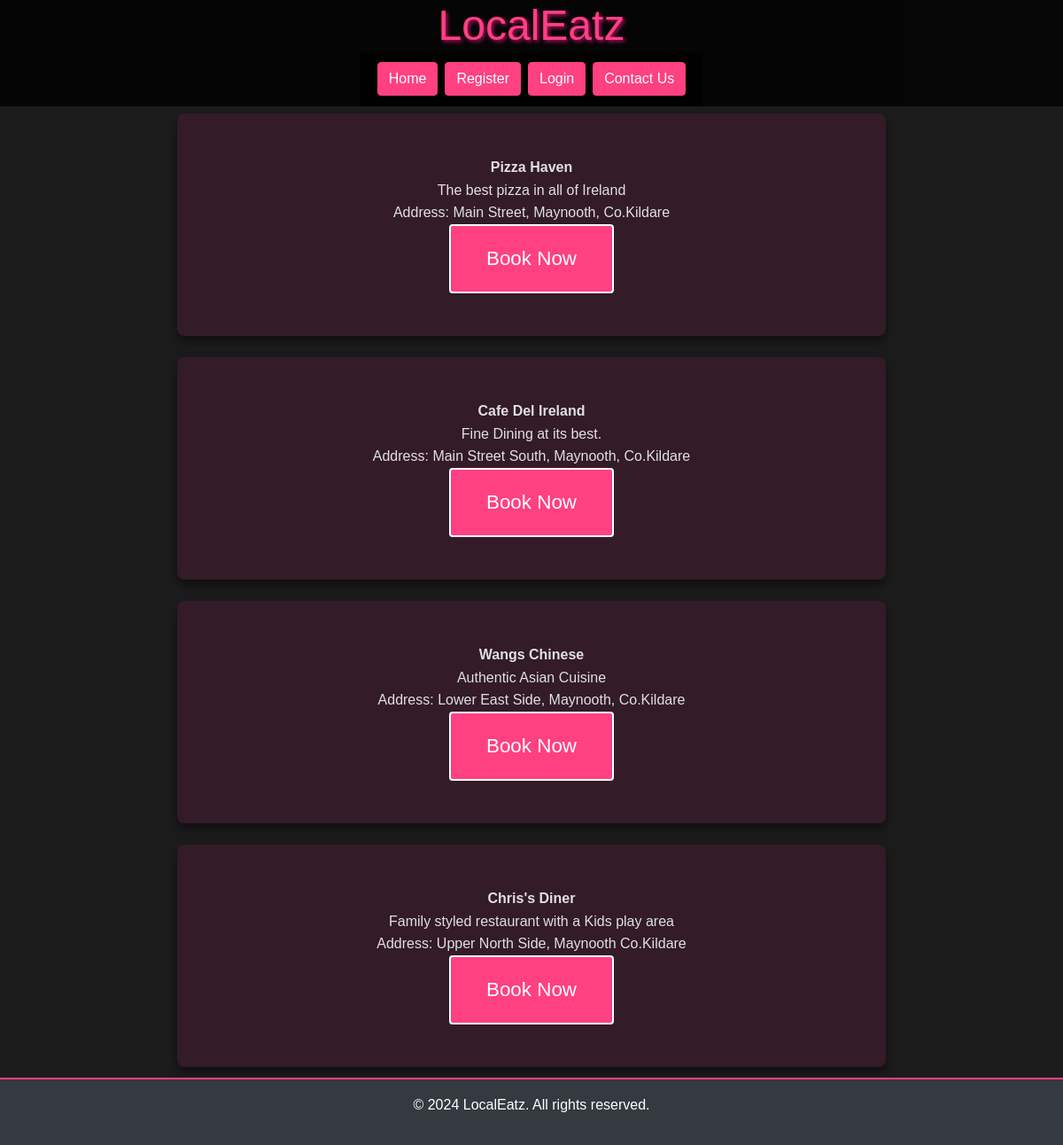
The page / on the database its author committed.
### restaurants/models.py (models this page shows, shortened)
class Restaurant(models.Model):
    name = models.CharField(max_length=255)
    address = models.CharField(max_length=255)
    description = models.TextField(blank=True)
    max_tables = models.IntegerField(default=3)

### restaurants/views.py (the view)
# urls.py: 2. Add a URL to urlpatterns:  path('', views.home, name='home')
def home(request):
    restaurants = Restaurant.objects.all()  # Get all restaurant objects
    return render(request, 'home.html', {'restaurants': restaurants})

### restaurants/templates/home.html (shortened to what this page needs)
{% extends 'base.html' %}
{% block content %}
<ul class="restaurant-list">
    {% for restaurant in restaurants %}
        <li class="restaurant-item">
            <strong>{{ restaurant.name }}</strong><br>
            {{ restaurant.description }}<br>
            Address: {{ restaurant.address }}<br>
            <a href="{% url 'book_table' restaurant.id %}" class="book-now-button">Book Now</a>
        </li>
    {% empty %}
        <li>No restaurants available.</li>
    {% endfor %}
</ul>
{% endblock %}

### restaurants/templates/base.html (shortened to what this page needs)
{% load static %}
{% url 'account_login' as login_url %}
{% url 'account_signup' as signup_url %}
{% url 'account_logout' as logout_url %}
{% url 'about' as about_url %}
<!DOCTYPE html>
<html lang="en">
<head>
    <link rel="stylesheet" href="https://stackpath.bootstrapcdn.com/bootstrap/4.5.2/css/bootstrap.min.css">
    <link rel="stylesheet" type="text/css" href="{% static 'css/styles.css' %}">
</head>
<body>
    <header class="d-flex flex-column align-items-center">
        <h1>LocalEatz</h1>
        <nav class="navbar navbar-expand-lg navbar-dark" style="background-color: rgba(0, 0, 0, 0.8);">
            <div class="collapse navbar-collapse justify-content-center" id="navbarNav">
                <ul class="navbar-nav">
                    {% if user.is_authenticated %}
                    <li class="nav-item">
                        <a href="{% url 'home' %}" class="btn btn-primary m-1">Home</a>
                    </li>
                    <li class="nav-item">
                        <a class="btn btn-primary m-1" href="{% url 'my_bookings' %}">My Bookings</a>
                    </li>
                    <li class="nav-item">
                        <a class="btn btn-primary m-1" href="{% url 'account_logout' %}">Logout</a>
                    </li>
                    <li class="nav-item">
                        <a class="btn btn-primary m-1" href="{% url 'about' %}">Contact Us</a>
                    </li>
                    {% else %}
                    <li class="nav-item">
                        <a href="{% url 'home' %}" class="btn btn-primary m-1">Home</a>
                    </li>
                    <li class="nav-item">
                        <a class="btn btn-primary m-1" href="{% url 'account_signup' %}">Register</a>
                    </li>
                    <li class="nav-item">
                        <a class="btn btn-primary m-1" href="{% url 'account_login' %}">Login</a>
                    </li>
                    <li class="nav-item">
                        <a class="btn btn-primary m-1" href="{% url 'about' %}">Contact Us</a>
                    </li>
                    {% endif %}
                </ul>
            </div>
        </nav>
    </header>
    <main>
        {% block content %}{% endblock %}
    </main>
    <footer class="bg-dark text-center text-white py-3">
        <p>&copy; 2024 LocalEatz. All rights reserved.</p>
    </footer>
</body>
</html>

### static/css/styles.css (style rules this page uses)
* { margin: 0; padding: 0; box-sizing: border-box; }
body { font-family: 'Arial', sans-serif; background: #1c1c1c; color: #e0e0e0; line-height: 1.6; padding: 0; margin: 0; }
header { background: rgba(0, 0, 0, 0.8); color: #ff4081; text-align: center; position: fixed; width: 100%; top: 0; left: 0; z-index: 1000; }
header h1 { font-size: 2rem; margin: 0; text-shadow: 2px 2px 4px rgba(255, 20, 147, 0.7); }
.btn-primary { background-color: #ff4081; color: #fff; border-radius: 4px; border-color: #ff4081; }
main { padding: 4rem 1rem 4rem !important; margin-top: 4rem; }
.restaurant-list { list-style: none; padding: 0; }
.restaurant-item { background: rgba(255, 20, 147, 0.1); border-radius: 8px; padding: 1.5rem; margin-bottom: 1.5rem; box-shadow: 0 6px 12px rgba(0, 0, 0, 0.5); text-align: center; transition: background 0.3s ease, transform 0.3s ease; }
.book-now-button { display: inline-block; background: #ff4081; color: #fff; padding: 0.75rem 1.5rem; text-decoration: none; border-radius: 4px; transition: background 0.3s ease, transform 0.3s ease; font-size: 1.1rem; border: 2px solid #fff; }
footer { background: rgba(0, 0, 0, 0.8); color: #ff4081; padding: 1rem; text-align: center; position: fixed; height: min-content; width: 100%; bottom: 0; left: 0; z-index: 1000; border-top: 2px solid #ff4081; }
@media (min-width: 600px) { header h1 { font-size: 2.2rem; } }
@media (min-width: 600px) { .restaurant-item { padding: 2rem; } }
@media (min-width: 600px) { .book-now-button { padding: 0.8rem 1.8rem; font-size: 1.2rem; } }
@media (min-width: 768px) { header h1 { font-size: 2.5rem; } }
@media (min-width: 768px) { .restaurant-item { padding: 2.5rem; } }
@media (min-width: 768px) { .book-now-button { padding: 1rem 2rem; font-size: 1.3rem; } }
@media (min-width: 1024px) { header h1 { font-size: 3rem; } }
@media (min-width: 1024px) { .restaurant-item { padding: 3rem; max-width: 800px; margin-left: auto; margin-right: auto; } }
@media (min-width: 1024px) { .book-now-button { padding: 1.2rem 2.5rem; font-size: 1.4rem; } }

### rows shown on the page
Restaurant: name "Pizza Haven", description "The best pizza in all of Ireland", address "Main Street, Maynooth, Co.Kildare"
Restaurant: name "Cafe Del Ireland", description "Fine Dining at its best.", address "Main Street South, Maynooth, Co.Kildare"
Restaurant: name "Wangs Chinese", description "Authentic Asian Cuisine", address "Lower East Side, Maynooth, Co.Kildare"
Restaurant: name "Chris's Diner", description "Family styled restaurant with a Kids play area", address "Upper North Side, Maynooth Co.Kildare"
